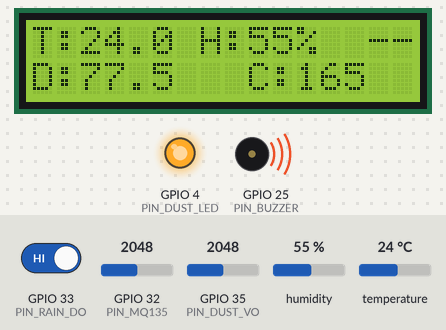
Bench run of a sketch on a simulated ESP32. Shown: 16×2 character LCD, output pins drawn as LEDs (lit = HIGH), buzzer (waves = sounding). The inputs (shaded band) are chosen by the test bench; at power-on: temperature 24 °C, GPIO 33 (PIN_RAIN_DO) HIGH, GPIO 35 (PIN_DUST_VO) = 2048, GPIO 32 (PIN_MQ135) = 2048, humidity 55 %. WiFi joins after 1.5 s; servers stay silent unless stated; the local clock reads 2024-03-15 10:24:30 at power-on unless the sketch sets it; random numbers use the default seed unless the sketch sets one; what the sketch prints to the serial monitor is not drawn.

Above: at 6.8 s.
6.9 s: temperature set to 10.5 °C
At 11.3 s:
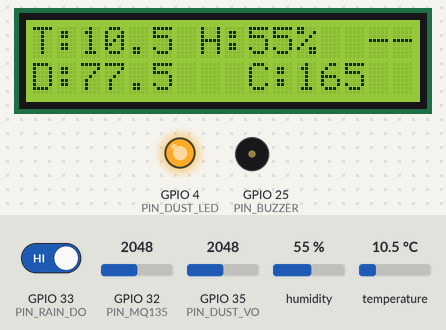
15.1 s: temperature set to 9.1 °C
At 16.7 s:
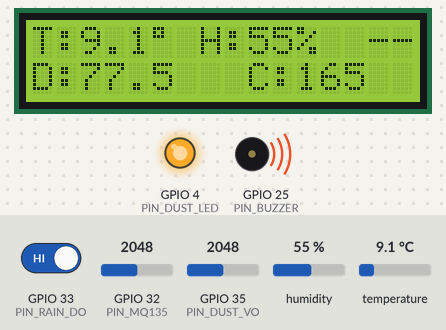
22.9 s: GPIO 33 (PIN_RAIN_DO) driven LOW
At 24.4 s:
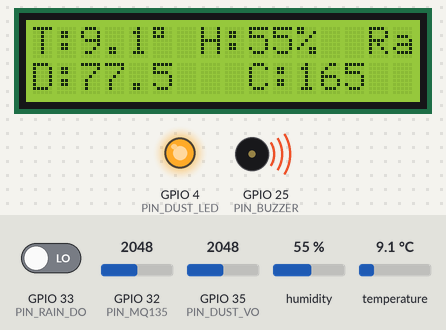
31.1 s: temperature set to 12 °C
At 35.3 s:
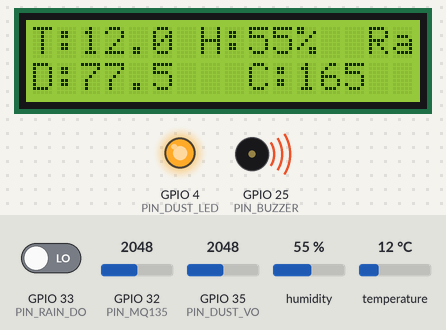
39.3 s: GPIO 35 (PIN_DUST_VO) set to 2866
At 43.1 s:
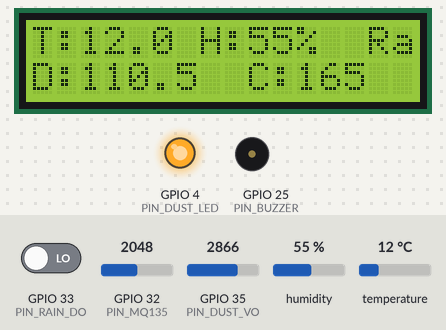
44.2 s: GPIO 32 (PIN_MQ135) set to 2866
At 45.2 s:
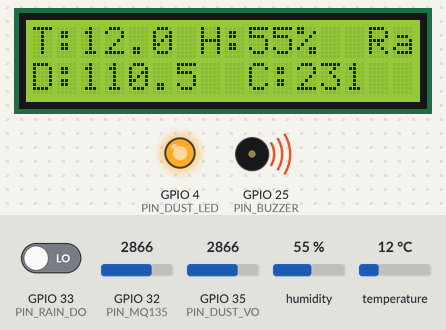
Timing chart, 0 to 49.4 s (numbered marks = the images above; inputs shaded):
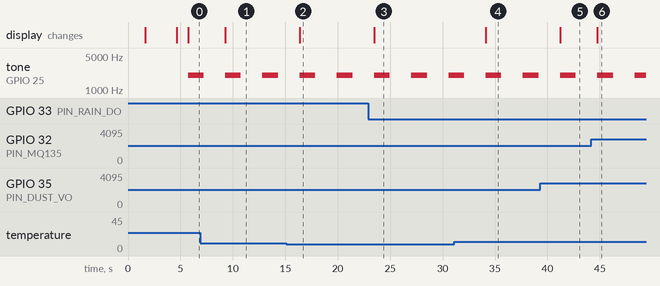

Measured:
- the behaviour switches between 10 and 9.9 °C on temperature (found by bisection; images 1 and 2)
- after the input at 6.9 s, the display: changes after 2.4 s (image 1)
- after the input at 15.1 s, the display: changes after 1.3 s (image 2)
- after the input at 22.9 s, the display: changes after 0.57 s (image 3)
- after the input at 31.1 s, the display: changes after 3.0 s (image 4)
- after the input at 39.3 s, the display: changes after 1.9 s (image 5)
- after the input at 44.2 s, the display: changes after 0.56 s (image 6)
- by itself, tone on GPIO 25 (PIN_BUZZER): alternates 2000 Hz for 1.5 s and silent for 2.0 s

The sketch:

code_add_LCD_buzzer.ino
```cpp
#include <DHT.h>
#include <Firebase_ESP_Client.h>
#include <WiFi.h>
#include <time.h>
#include <Wire.h>
#include <LiquidCrystal_I2C.h>

/* ======= CONFIG ============ */
/* DHT22 Sensor */
#define PIN_DHT           14     /* Data pin */
#define DHT_TYPE          DHT22

/* MQ-135 Sensor (CO) */
#define PIN_MQ135         32     /* Analog output */

/* Rain Sensor */
#define PIN_RAIN_DO       33     /* Digital output: 0 = rain, 1 = dry */

/* Dust Sensor GP2Y101AU0F */
#define PIN_DUST_LED      4      /* LED Control */
#define PIN_DUST_VO       35     /* Analog output */
/* Dust sensor parameters */
const int samplingTime = 280  ;  /* Led on time (µs) */
const int deltaTime = 40;       /* Wait before reading (µs) */
const int sleepTime = 9680;    /* Led off time (µs) */
float dustDensity = 0;

/* LCD and Buzzer */
#define LCD_ADDR          0x27
#define LCD_COLS          16
#define LCD_ROWS          2
#define PIN_BUZZER        25

/* Delay time between each data send (ms) */
#define TIMESEND          2000

/* WiFi Config */
const char* ssid = "MyHieuB";
const char* password = "tamsotam";

/* Firebase Config */
#define API_KEY         "AIzaSyBdYfutaORWiNzbZccND8Rhh0kTIeuj1SQ"
#define DATABASE_URL    "https://autosar01-default-rtdb.asia-southeast1.firebasedatabase.app"
#define USER_EMAIL      "nth280102@gmail.com"
#define USER_PASSWORD   "Matkhau0123@"

/* DHT object */
DHT dht(PIN_DHT, DHT_TYPE);

/* Firebase objects */
FirebaseData fbdo;
FirebaseAuth auth;
FirebaseConfig config;

/* LCD object */
LiquidCrystal_I2C lcd(LCD_ADDR, LCD_COLS, LCD_ROWS);

/* ========== Data struct ============ */
struct SensorData {
  float temperature;
  float humidity;
  float co;
  float rain;
  float dust;
  bool valid;
};
SensorData currentData;

/* ========== Time sync ============ */
void getTime()
{
  configTime(7 * 3600, 0, "pool.ntp.org", "time.nist.gov"); // UTC +7
  Serial.println("Synchronizing real time with NTP...");

  time_t now = time(nullptr);
  int retry = 0;
  while (now < 8 * 3600 * 2 && retry < 30) {
    delay(500);
    Serial.print(".");
    now = time(nullptr);
    retry++;
  }

  if (now < 8 * 3600 * 2) {
    Serial.println("\nCan't synchronize NTP! Using millis() instead.");
  } else {
    Serial.println("\nSynchronized time with NTP successfully!");
    struct tm timeinfo;
    localtime_r(&now, &timeinfo);
    Serial.printf("Current time: %02d-%02d-%04d %02d:%02d:%02d\n",
                  timeinfo.tm_mday, timeinfo.tm_mon + 1, timeinfo.tm_year + 1900,
                  timeinfo.tm_hour, timeinfo.tm_min, timeinfo.tm_sec);
  }
}

String getTimeStamp()
{
  time_t now;
  struct tm timeinfo;
  time(&now);
  localtime_r(&now, &timeinfo);

  char timeKey[32];
  strftime(timeKey, sizeof(timeKey), "%Y%m%d_%H%M%S", &timeinfo);
  return String(timeKey);
}

/* ========== Read Sensors ============ */
SensorData readSensor()
{
  SensorData data;
  data.valid = true;

  /* ===== DHT22 ===== */
  float t = dht.readTemperature();
  float h = dht.readHumidity();
  if (isnan(t) || isnan(h)) {
    Serial.println("Error reading DHT22!");
    data.valid = false;
  } else {
    data.temperature = t;
    data.humidity = h;
  }

  /* ===== MQ135 (CO sensor) ===== */
  int analogValue = analogRead(PIN_MQ135);
  if (analogValue >= 0 && analogValue <= 4095) {
    float ppm = analogValue * (3.3 / 4096) * 100;
    if (ppm < 10.0)
    {
      ppm = 10.0 + (rand() % 5);
    }
    data.co = ppm;
  }
  else
  {
    Serial.println("Error reading MQ135 sensor!");
    data.valid = false;
  }

  /* ===== Rain Sensor ===== */
  int rainVal = digitalRead(PIN_RAIN_DO);
  if (rainVal == 0 || rainVal == 1) {
    data.rain = rainVal;
  } else {
    Serial.println("Error reading Rain sensor!");
    data.valid = false;
  }

  /* ===== Dust Sensor ===== */
  digitalWrite(PIN_DUST_LED, LOW); /* turn IR LED */
  delayMicroseconds(samplingTime); /* delay 0.28ms */
  int VoRaw = analogRead(PIN_DUST_VO); /* read data ADC V0 about 0.1ms */
  delayMicroseconds(deltaTime);
  digitalWrite(PIN_DUST_LED, HIGH); /* Turn off led */
  delayMicroseconds(sleepTime);     /* Delay 9.62ms */
  /*3.3 V ADC */
  float VoVoltage = VoRaw * (3.3 / 4095.0);
  /* calculate follow datasheet Sharp */
  if (VoVoltage > 0.1)
  {
    dustDensity = (VoVoltage - 0.1) / 0.02; // µg/m³
  }
  else
  {
    dustDensity = 10.0;
  }

  if (dustDensity < 0)
  {
    dustDensity = 10;
  }
  Serial.println(dustDensity);
  data.dust = dustDensity;

  return data;
}

/* ========== Buzzer ============ */
void handleBuzzer(SensorData data)
{
  if ((data.temperature > 39.0) || (data.co > 100) || (data.rain == 0) || (data.dust > 36))
  {
    tone(PIN_BUZZER, 2000, 1500); // beep 1.5s
  }
  else
  {
    noTone(PIN_BUZZER);
  }
}


/* ========== LCD Display ============ */
void displayLCD(SensorData data)
{
  lcd.clear();

  // Line 1: Temperature, Humidity, rain status
  lcd.setCursor(0, 0);
  lcd.print("T:");
  lcd.print(data.temperature, 1);
  lcd.print((char)223); /* ° */
  lcd.setCursor(6, 0);
  lcd.print(" H:");
  lcd.print(data.humidity, 0);
  lcd.print("%");

  // Line 2: Sharp, CO
  lcd.setCursor(0, 1);
  lcd.print("D:");
  lcd.print(data.dust, 1);
  lcd.setCursor(8, 1);
  lcd.print(" C:");
  lcd.print(data.co, 0);

  lcd.setCursor(14, 0);
  if (data.rain == 0)
  {
    lcd.print("Rain");
  }
  else
  {
    lcd.print("----");
  }
}

/* ========== Send Data to Firebase ============ */
void sendDataToFirebase(SensorData data)
{
  String timestamp = getTimeStamp();
  String basePath  = "/WeatherHistory/" + timestamp;

  Firebase.RTDB.setString(&fbdo, basePath + "/Temperature", String(data.temperature));
  Firebase.RTDB.setString(&fbdo, basePath + "/Humidity", String(data.humidity));
  Firebase.RTDB.setString(&fbdo, basePath + "/Rain", String(data.rain));
  Firebase.RTDB.setString(&fbdo, basePath + "/CO", String(data.co));
  Firebase.RTDB.setString(&fbdo, basePath + "/Dust", String(data.dust));

  // Update realtime
  Firebase.RTDB.setString(&fbdo, "Temperature", String(data.temperature));
  Firebase.RTDB.setString(&fbdo, "Humidity", String(data.humidity));
  Firebase.RTDB.setString(&fbdo, "Rain", String(data.rain));
  Firebase.RTDB.setString(&fbdo, "CO", String(data.co));
  Firebase.RTDB.setString(&fbdo, "Dust", String(data.dust));

  Serial.println("Data sent to Firebase successfully!");
}

/* ========== SETUP ============ */
void setup()
{
  Serial.begin(115200);
  dht.begin();

  pinMode(PIN_MQ135, INPUT);
  pinMode(PIN_RAIN_DO, INPUT);
  pinMode(PIN_DUST_LED, OUTPUT);
  digitalWrite(PIN_DUST_LED, HIGH);

  pinMode(PIN_BUZZER, OUTPUT);

  /* Init LCD */
  lcd.init();
  lcd.backlight();
  lcd.clear();
  lcd.setCursor(0, 0);
  lcd.print("Weather Station");
  lcd.setCursor(0, 1);
  lcd.print("Initializing...");
  delay(1500);
  lcd.clear();

  lcd.setCursor(0, 0);
  lcd.print("Connecting to");
  lcd.setCursor(0, 1);
  lcd.print("WIFI.........");
  delay(1500);

  /* Connect WiFi */
  Serial.print("Connecting to WiFi: ");
  Serial.println(ssid);
  WiFi.begin(ssid, password);
  int wifiTries = 0;
  while (WiFi.status() != WL_CONNECTED) {
    delay(300);
    Serial.print(".");
    if (++wifiTries > 30) {
      Serial.println("\nUnable to connect WiFi!");
      return;
    }
  }
  lcd.setCursor(0, 0);
  lcd.print("WiFi Connected!");
  lcd.setCursor(0, 1);
  lcd.print("                          ");
  delay(1000);
  Serial.println("\nWiFi Connected!");
  Serial.print("IP: ");
  Serial.println(WiFi.localIP());

  /* Get time from NTP */
  getTime();

  /* Firebase setup */
  config.api_key = API_KEY;
  config.database_url = DATABASE_URL;
  auth.user.email = USER_EMAIL;
  auth.user.password = USER_PASSWORD;

  Firebase.begin(&config, &auth);
  Firebase.reconnectWiFi(true);

  Serial.print("Waiting Firebase ready");
  int tries = 0;
  while (!Firebase.ready()) {
    delay(100);
    Serial.print(".");
    if (++tries > 100) {
      Serial.println("\nFirebase not ready, check configuration!");
      break;
    }
  }
  Serial.println("\nFirebase ready!");
}

/* ========== LOOP ============ */
void loop()
{
  currentData = readSensor();
  if (!currentData.valid) {
    Serial.println("Invalid sensor data, skipping...");
    return;
  }
  // printSensorData(currentData);
  displayLCD(currentData);
  handleBuzzer(currentData);
  sendDataToFirebase(currentData);
  delay(TIMESEND);
}
```
